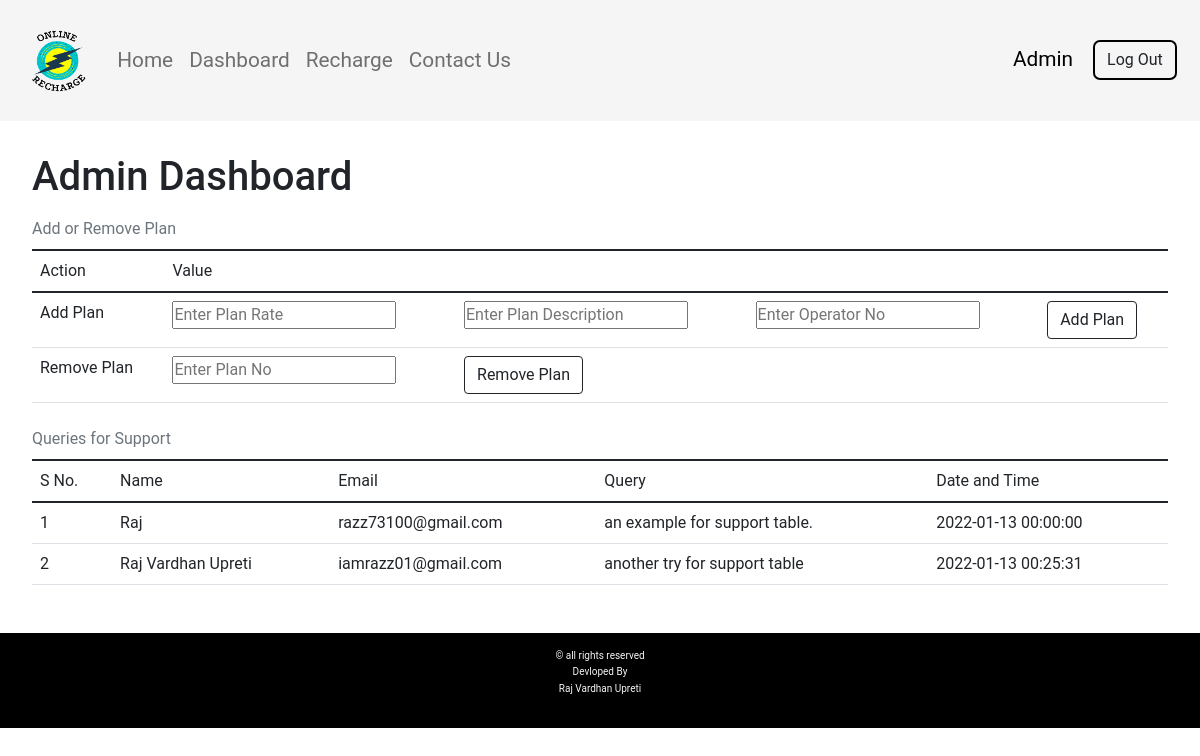
/admin_dashboard.php (signed in), run on the app's committed database.
### tables this page shows
CREATE TABLE `support` (
  `sno` int(10) NOT NULL,
  `name` varchar(24) NOT NULL,
  `email` varchar(30) NOT NULL,
  `concern` text NOT NULL,
  `dt` datetime NOT NULL DEFAULT current_timestamp()
);

### admin_dashboard.php (the view, shortened to what this page needs)
<?php
include("conn.php");
?>
<!DOCTYPE html>
<html lang="en">
<head>
  <link rel="stylesheet" href="css/admin_dashboard.css" />
</head>
<body>
  <?php
  include('header.php');
  ?>
  <div class="Container">
    <h1>Admin Dashboard</h1>
    <div class="controls ">
      <form action="admin_dashboard.php" method="post">
        <table class="table caption-top">
          <caption>Add or Remove Plan</caption>
          <thead>
            <td>Action</td>
            <td>Value</td>
          </thead>
          <tbody>
            <tr>
              <td>Add Plan</td>
              <td><input type="text" placeholder="Enter Plan Rate" name="planRate"></td>
              <td><input type="text" placeholder="Enter Plan Description" name="planDesc"></td>
              <td><input type="text" placeholder="Enter Operator No" name="oNo"></td>
              <td><button type="submit" class="btn btn-outline-dark" name="subBtn">Add Plan</button></td>
            </tr>
            <tr>
              <td>Remove Plan</td>
              <td><input type="text" placeholder="Enter Plan No" name="planNo"></td>
              <td colspan="3"><button type="submit" class="btn btn-outline-dark" name="delBtn">Remove Plan</button></td>
            </tr>
          </tbody>
        </table>
        <table class="table caption-top">
          <caption>Queries for Support</caption>
          <thead>
            <td>S No.</td>
            <td>Name</td>
            <td>Email</td>
            <td>Query</td>
            <td>Date and Time</td>
          </thead>
          <tbody>
            <?php
            $sql = "select * from `support`";
            $result = $conn->query($sql);
            while ($row = mysqli_fetch_assoc($result)) {
              echo "
                <tr>
                  <td> " . $row['sno'] . " </td>
                  <td> " . $row['name'] . " </td>
                  <td> " . $row['email'] . " </td>
                  <td> " . $row['concern'] . " </td>
                  <td> " . $row['dt'] . " </td>
                </tr>
              ";
            }
            ?>
          </tbody>
        </table>
      </form>
    </div>
  </div>
  <?php
  include('footer.php');
  ?>
</body>
</html>

### css/admin_dashboard.css (style rules this page uses)
* { margin: 0; padding: 0; box-sizing: border-box; font-family: roboto, "Noto Sans Myanmar UI", arial, sans-serif; }
.Container { padding: 2rem; }

### data on the page
support: sno "1", name "Raj", email "razz73100@gmail.com", concern "an example for support table.", dt "2022-01-13 00:00:00"
support: sno "2", name "Raj Vardhan Upreti", email "iamrazz01@gmail.com", concern "another try for support table", dt "2022-01-13 00:25:31"

### other printed values
$username "Admin"
